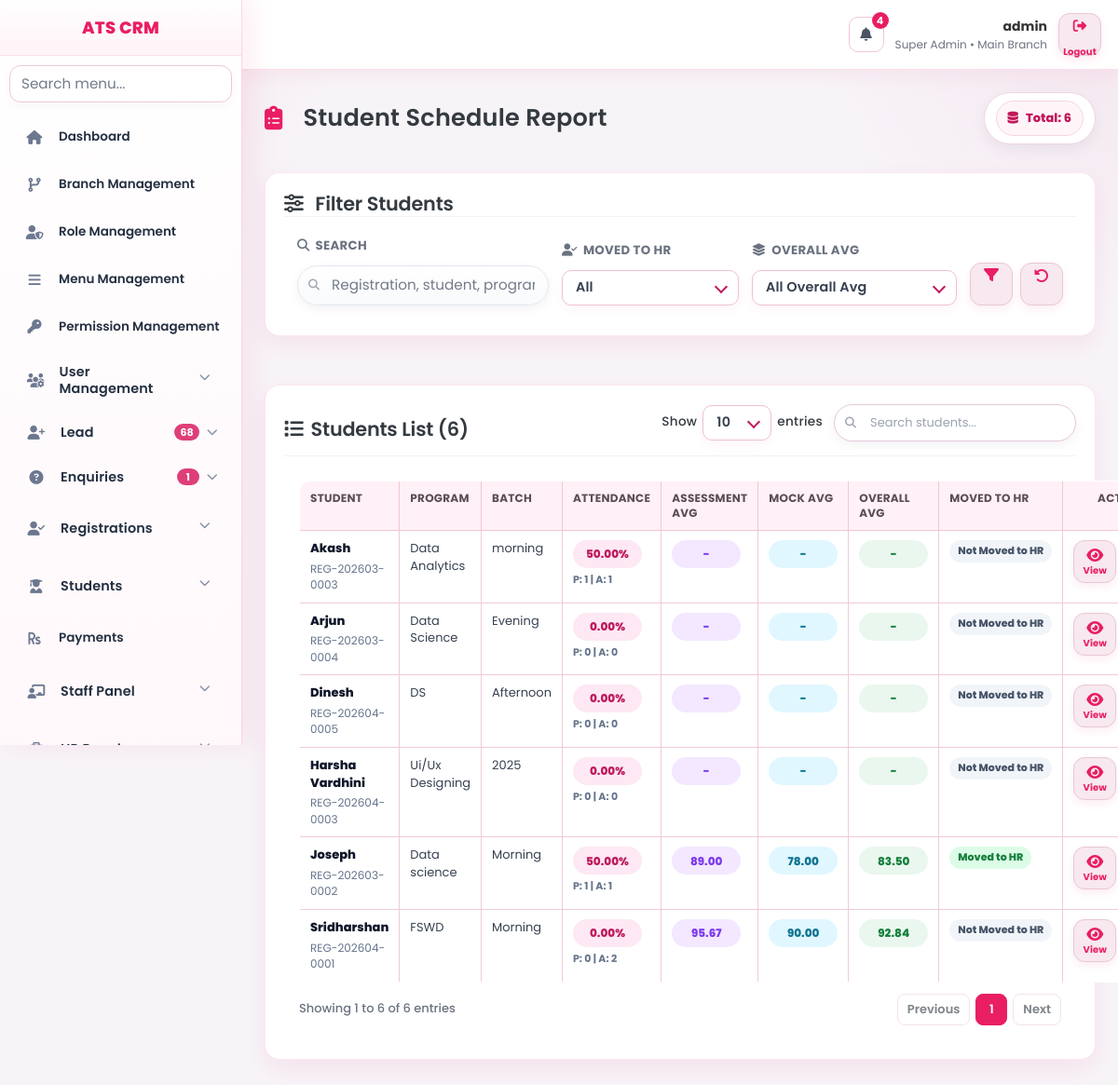
Page /index.php?page=reports/student_schedule (signed in) on the committed database.
### tables this page shows
CREATE TABLE `menus` (
  `id` int(11) NOT NULL AUTO_INCREMENT,
  `menu_name` varchar(150) NOT NULL,
  `menu_slug` varchar(150) NOT NULL,
  `parent_id` int(11) DEFAULT NULL,
  `icon` varchar(100) DEFAULT NULL,
  `sort_order` int(11) DEFAULT 0,
  `status` tinyint(1) DEFAULT 1,
  `created_at` datetime DEFAULT current_timestamp(),
  `updated_at` datetime DEFAULT current_timestamp() ON UPDATE current_timestamp(),
  PRIMARY KEY (`id`)
);

CREATE TABLE `registrations` (
  `id` int(11) NOT NULL AUTO_INCREMENT,
  `registration_no` varchar(50) DEFAULT NULL,
  `enquiry_id` int(11) DEFAULT NULL,
  `branch_id` int(11) NOT NULL,
  `reg_type` enum('course','internship','workshop') NOT NULL,
  `source_type` enum('lead','direct','walkin','reference','online','other') DEFAULT 'direct',
  `joined_on` date DEFAULT NULL,
  `enquiry_snapshot_name` varchar(150) DEFAULT NULL,
  `enquiry_snapshot_phone` varchar(20) DEFAULT NULL,
  `enquiry_snapshot_email` varchar(150) DEFAULT NULL,
  `program_name` varchar(150) DEFAULT NULL,
  `batch_name` varchar(150) DEFAULT NULL,
  `internship_days` int(11) DEFAULT NULL,
  `internship_batch` varchar(100) DEFAULT NULL,
  `internship_start_date` date DEFAULT NULL,
  `internship_end_date` date DEFAULT NULL,
  `internship_completion_status` enum('pending','in_progress','completed') NOT NULL DEFAULT 'pending',
  `internship_certificate_status` enum('not_given','given') NOT NULL DEFAULT 'not_given',
  `internship_certificate_issued_at` datetime DEFAULT NULL,
  `internship_report_status` enum('not_provided','provided') NOT NULL DEFAULT 'not_provided',
  `internship_report_issued_at` datetime DEFAULT NULL,
  `internship_report_due_days` int(11) DEFAULT NULL,
  `total_fee` decimal(10,2) NOT NULL DEFAULT 0.00,
  `discount_amount` decimal(10,2) NOT NULL DEFAULT 0.00,
  `final_fee` decimal(10,2) NOT NULL DEFAULT 0.00,
  `paid_amount` decimal(10,2) NOT NULL DEFAULT 0.00,
  `balance_amount` decimal(10,2) NOT NULL DEFAULT 0.00,
  `payment_status` enum('unpaid','partial','paid') NOT NULL DEFAULT 'unpaid',
  `notes` text DEFAULT NULL,
  `registration_status` enum('draft','active','completed','cancelled') NOT NULL DEFAULT 'draft',
  `assigned_to` int(11) DEFAULT NULL,
  `created_by` int(11) NOT NULL,
  `created_at` datetime NOT NULL,
  `updated_at` datetime NOT NULL,
  PRIMARY KEY (`id`),
  UNIQUE KEY `uk_registration_no` (`registration_no`),
  KEY `enquiry_id` (`enquiry_id`),
  KEY `branch_id` (`branch_id`),
  KEY `assigned_to` (`assigned_to`),
  KEY `status` (`registration_status`),
  KEY `idx_enquiry_id` (`enquiry_id`),
  KEY `idx_branch_id` (`branch_id`),
  KEY `idx_reg_type` (`reg_type`),
  KEY `idx_assigned_to` (`assigned_to`),
  KEY `idx_registration_status` (`registration_status`),
  CONSTRAINT `fk_reg_enquiry` FOREIGN KEY (`enquiry_id`) REFERENCES `enquiries` (`id`) ON DELETE CASCADE
);

### views/reports/student_schedule.php (the view, shortened to what the rows shown need)
<?php
require_once __DIR__ . '/_student_report_helpers.php';
$hrWorkflowTableReady = false;
try {
    $stHr = $pdo->query("SHOW TABLES LIKE 'student_hr_interviews'");
    $hrWorkflowTableReady = (bool) $stHr->fetchColumn();
} catch (Exception $e) {
    $hrWorkflowTableReady = false;
}
$params = [];
$where = [
    "r.reg_type = 'course'",
    "r.registration_status IN ('active','completed')",
];
$hrSelect = $hrWorkflowTableReady ? "shi.sent_to_hr_at, shi.interview_status," : "NULL AS sent_to_hr_at, NULL AS interview_status,";
$hrJoin = $hrWorkflowTableReady ? "LEFT JOIN student_hr_interviews shi ON shi.registration_id = r.id" : "";
$st = $pdo->prepare("
    SELECT
        r.id,
        r.registration_no,
        r.enquiry_snapshot_name,
        r.program_name,
        r.batch_name,
        {$hrSelect}
        COALESCE(att.present_days, 0) AS present_days,
        COALESCE(att.absent_days, 0) AS absent_days,
        CASE
            WHEN COALESCE(att.marked_days, 0) > 0
                THEN ROUND((COALESCE(att.present_days, 0) / att.marked_days) * 100, 2)
            ELSE 0
        END AS attendance_percent,
        a.average_marks AS assessment_avg,
        mi.mock_average AS mock_avg,
        CASE
            WHEN a.average_marks IS NULL AND mi.mock_average IS NULL THEN NULL
            WHEN a.average_marks IS NULL THEN mi.mock_average
            WHEN mi.mock_average IS NULL THEN a.average_marks
            ELSE ROUND((a.average_marks + mi.mock_average) / 2, 2)
        END AS overall_avg
    FROM registrations r
    LEFT JOIN registration_courses rc ON rc.registration_id = r.id
    {$hrJoin}
    LEFT JOIN (
        SELECT
            registration_id,
            SUM(CASE WHEN status = 'Present' THEN 1 ELSE 0 END) AS present_days,
            SUM(CASE WHEN status = 'Absent' THEN 1 ELSE 0 END) AS absent_days,
            SUM(CASE WHEN status IN ('Present', 'Absent') THEN 1 ELSE 0 END) AS marked_days
        FROM attendance
        GROUP BY registration_id
    ) att ON att.registration_id = r.id
    LEFT JOIN assessment a ON a.registration_id = r.id
    LEFT JOIN mock_interviews mi ON mi.registration_id = r.id
    WHERE " . implode(' AND ', $where) . "
    ORDER BY r.enquiry_snapshot_name ASC, r.id DESC
");
$st->execute($params);
$students = $st->fetchAll(PDO::FETCH_ASSOC) ?: [];
?>
<div class="payments-dashboard ssr-dashboard">
    <div class="dashboard-header">
        <h2><i class="fas fa-clipboard-list" style="margin-right:12px; color:#e91e63;"></i>Student Schedule Report</h2>
    </div>
    <div class="card" style="margin-top:16px;">
        <div class="ssr-wrap">
            <table id="studentScheduleTable" class="table ssr-table display" style="width:100%;">
                <thead>
                    <tr>
                        <th>Student</th>
                        <th>Program</th>
                        <th>Batch</th>
                        <th>Attendance</th>
                        <th>Assessment Avg</th>
                        <th>Mock Avg</th>
                        <th>Overall Avg</th>
                        <th>Moved to HR</th>
                        <th class="text-center">Action</th>
                    </tr>
                </thead>
                <tbody>
                    <?php foreach ($students as $row): ?>
                        <?php
                        $assessmentAvg = isset($row['assessment_avg']) && $row['assessment_avg'] !== null ? number_format((float) $row['assessment_avg'], 2) : '-';
                        $mockAvg = isset($row['mock_avg']) && $row['mock_avg'] !== null ? number_format((float) $row['mock_avg'], 2) : '-';
                        $overallAvg = isset($row['overall_avg']) && $row['overall_avg'] !== null ? number_format((float) $row['overall_avg'], 2) : '-';
                        $sentToHr = !empty($row['sent_to_hr_at']);
                        ?>
                        <tr>
                            <td>
                                <div class="ssr-student-primary"><?= studentReportH($row['enquiry_snapshot_name'] ?: '-') ?></div>
                                <div class="ssr-student-sub"><?= studentReportH($row['registration_no'] ?: ('REG-' . $row['id'])) ?></div>
                            </td>
                            <td><?= studentReportH($row['program_name'] ?: '-') ?></td>
                            <td><?= studentReportH($row['batch_name'] ?: '-') ?></td>
                            <td>
                                <div class="ssr-attendance-wrap">
                                    <span class="ssr-chip ssr-chip-pink"><?= studentReportH(number_format((float) ($row['attendance_percent'] ?? 0), 2)) ?>%</span>
                                    <div class="ssr-attendance-sub">P: <?= (int) ($row['present_days'] ?? 0) ?> | A: <?= (int) ($row['absent_days'] ?? 0) ?></div>
                                </div>
                            </td>
                            <td><span class="ssr-chip ssr-chip-violet"><?= studentReportH($assessmentAvg) ?></span></td>
                            <td><span class="ssr-chip ssr-chip-cyan"><?= studentReportH($mockAvg) ?></span></td>
                            <td><span class="ssr-chip ssr-chip-green"><?= studentReportH($overallAvg) ?></span></td>
                            <td>
                                <span class="ssr-mini-chip <?= $sentToHr ? 'ssr-mini-chip-success' : 'ssr-mini-chip-muted' ?>">
                                    <?= $sentToHr ? 'Moved to HR' : 'Not Moved to HR' ?>
                                </span>
                            </td>
                            <td class="text-center">
                                <div class="ssr-action-group">
                                    <a
                                        href="index.php?page=reports/student_profile&id=<?= (int) $row['id'] ?>"
                                        class="ssr-action-btn ssr-action-view"
                                        data-mobile-label="View"
                                        data-modern-tooltip="View Full Details"
                                        aria-label="View Full Details">
                                        <i class="fas fa-eye"></i>
                                    </a>
                                </div>
                            </td>
                        </tr>
                    <?php endforeach; ?>
                </tbody>
            </table>
        </div>
    </div>
</div>

### views/layout/sidebar.php (shortened to what the rows shown need)
<?php
$role_id     = $_SESSION['role_id'] ?? 0;
$currentPage = $_GET['page'] ?? '';
$sessionUserId = (int)($_SESSION['user_id'] ?? 0);
$sessionBranchId = (int)($_SESSION['branch_id'] ?? 0);
$stmt = $pdo->prepare("
    SELECT m.*
    FROM menus m
    INNER JOIN role_permissions rp
        ON rp.menu_id = m.id
    WHERE rp.role_id = :role_id
      AND rp.can_view = 1
      AND m.status = 1
    ORDER BY m.parent_id ASC, m.sort_order ASC
");
$stmt->execute([
    'role_id' => $role_id
]);
$menus = $stmt->fetchAll(PDO::FETCH_ASSOC);
$menus = array_values(array_filter($menus, function($m) {
    $slug = $m['menu_slug'] ?? '';
    return !(
        strpos($slug, 'dashboard/') === 0
        || $slug === 'dashboard'
        || $slug === 'system/demo_reset'
    );
}));
$menuTree = [];
foreach ($menus as $menu) {
    if ($menu['parent_id'] === NULL) {
        $menuTree[$menu['id']] = $menu;
        $menuTree[$menu['id']]['children'] = [];
    }
}
foreach ($menus as $menu) {
    if ($menu['parent_id'] !== NULL && isset($menuTree[$menu['parent_id']])) {
        $menuTree[$menu['parent_id']]['children'][] = $menu;
    }
}
function isParentOpen($parent, $currentPage) {
    if (!isset($parent['children']) || empty($parent['children'])) return false;
    foreach ($parent['children'] as $child) {
        if ($currentPage === $child['menu_slug']) return true;
    }
    return false;
}
$sidebarBadges = [
    'lead' => 0,
    'enquiries' => 0,
    'enquiries/followups' => 0,
];
try {
    $sidebarBadgeCacheKey = 'sidebar_badges_' . $sessionUserId;
    $cachedSidebarBadges = $_SESSION[$sidebarBadgeCacheKey] ?? null;
    $useBadgeCache = is_array($cachedSidebarBadges)
        && isset($cachedSidebarBadges['ts'], $cachedSidebarBadges['values'])
        && (time() - (int)$cachedSidebarBadges['ts']) <= 30
        && (int)($cachedSidebarBadges['role_id'] ?? 0) === (int)$role_id
        && (int)($cachedSidebarBadges['branch_id'] ?? 0) === (int)$sessionBranchId;
    if ($useBadgeCache) {
        $vals = (array)$cachedSidebarBadges['values'];
        foreach ($sidebarBadges as $k => $v) {
            if (isset($vals[$k])) $sidebarBadges[$k] = max(0, (int)$vals[$k]);
        }
    } else {
        $leadSql = "SELECT COUNT(*) FROM leads l WHERE l.status NOT IN ('converted','closed')";
        $leadParams = [];
        $stLead = $pdo->prepare($leadSql);
        $stLead->execute($leadParams);
        $sidebarBadges['lead'] = (int)($stLead->fetchColumn() ?: 0);
        $enqSql = "SELECT COUNT(*) FROM enquiries e WHERE e.status IN ('new','followup')";
        $enqParams = [];
        $stEnq = $pdo->prepare($enqSql);
        $stEnq->execute($enqParams);
        $sidebarBadges['enquiries'] = (int)($stEnq->fetchColumn() ?: 0);
        $fuSql = "
            SELECT COUNT(*)
            FROM enquiry_followups f
            INNER JOIN enquiries e ON e.id = f.enquiry_id
            WHERE LOWER(TRIM(COALESCE(f.status,'pending'))) = 'pending'
        ";
        $fuParams = [];
        $stFu = $pdo->prepare($fuSql);
        $stFu->execute($fuParams);
        $sidebarBadges['enquiries/followups'] = (int)($stFu->fetchColumn() ?: 0);
    }
} catch (Throwable $e) {
}
if (!function_exists('sidebarBadgeText')) {
    function sidebarBadgeText($count): string {
        $c = max(0, (int)$count);
        return $c > 99 ? '99+' : (string)$c;
    }
}
?>
<div class="sidebar" id="crmSidebar">
    <ul class="menu-list">
        <?php foreach ($menuTree as $parent): ?>
            <?php
                $hasChildren  = !empty($parent['children']);
                $parentOpen   = isParentOpen($parent, $currentPage);
                $parentActive = ($currentPage === $parent['menu_slug']) || $parentOpen;
            ?>
            <li class="<?= $parentActive ? 'active' : '' ?> <?= $hasChildren ? 'has-children' : '' ?> <?= $parentOpen ? 'open' : '' ?>"<?= $hasChildren ? ' data-initial-open="' . ($parentOpen ? '1' : '0') . '"' : '' ?>>
                <?php if ($hasChildren): ?>
                    <?php $submenuId = 'submenu-' . (int)$parent['id']; ?>
                    <button
                        type="button"
                        class="menu-toggle"
                        data-menu-id="<?= (int)$parent['id'] ?>"
                        data-tooltip="<?= htmlspecialchars($parent['menu_name']) ?>"
                        aria-expanded="<?= $parentOpen ? 'true' : 'false' ?>"
                        aria-controls="<?= htmlspecialchars($submenuId) ?>"
                    >
                        <i class="<?= htmlspecialchars($parent['icon'] ?: 'fas fa-circle') ?>"></i>
                        <span class="menu-label"><?= htmlspecialchars($parent['menu_name']) ?></span>
                        <?php
                            $parentSlug = strtolower(trim((string)($parent['menu_slug'] ?? '')));
                            $parentName = strtolower(trim((string)($parent['menu_name'] ?? '')));
                            $parentBadgeCount = 0;
                            if ($parentSlug === 'lead' || strpos($parentName, 'lead') !== false) {
                                $parentBadgeCount = (int)($sidebarBadges['lead'] ?? 0);
                            } elseif ($parentSlug === 'enquiries' || strpos($parentName, 'enquir') !== false) {
                                $parentBadgeCount = (int)($sidebarBadges['enquiries'] ?? 0);
                            }
                        ?>
                        <?php if ($parentBadgeCount > 0): ?>
                            <span class="menu-tail">
                                <span class="menu-badge" data-modern-tooltip="Open <?= htmlspecialchars($parent['menu_name']) ?>: <?= (int)$parentBadgeCount ?>">
                                    <?= htmlspecialchars(sidebarBadgeText($parentBadgeCount)) ?>
                                </span>
                                <i class="fas fa-chevron-down caret"></i>
                            </span>
                        <?php else: ?>
                            <span class="menu-tail">
                                <i class="fas fa-chevron-down caret"></i>
                            </span>
                        <?php endif; ?>
                    </button>
                <?php else: ?>
                    <a href="index.php?page=<?= htmlspecialchars($parent['menu_slug']) ?>" data-tooltip="<?= htmlspecialchars($parent['menu_name']) ?>">
                        <i class="<?= htmlspecialchars($parent['icon'] ?: 'fas fa-circle') ?>"></i>
                        <span class="menu-label"><?= htmlspecialchars($parent['menu_name']) ?></span>
                    </a>
                <?php endif; ?>
            </li>
        <?php endforeach; ?>
    </ul>
</div>

### rows in the picture
menus: menu_name "Branch Management"
menus: menu_name "Role Management"
menus: menu_name "Menu Management"
menus: menu_name "Permission Management"
menus: menu_name "User Management"
menus: menu_name "Lead", parentBadgeCount "68"
menus: menu_name "Enquiries", parentBadgeCount "1"
menus: menu_name "Registrations"
menus: menu_name "Students"
menus: menu_name "Payments"
menus: menu_name "Staff Panel"
registrations: enquiry_snapshot_name "Akash", registration_no "REG-202603-0003", program_name "Data Analytics", batch_name "morning", attendance_percent "50.00", present_days "1", absent_days "1", assessmentAvg "-", mockAvg "-", overallAvg "-", shows "Not Moved to HR"
registrations: enquiry_snapshot_name "Arjun", registration_no "REG-202603-0004", program_name "Data Science", batch_name "Evening", attendance_percent "0.00", present_days "0", absent_days "0", assessmentAvg "-", mockAvg "-", overallAvg "-", shows "Not Moved to HR"
registrations: enquiry_snapshot_name "Dinesh", registration_no "REG-202604-0005", program_name "DS", batch_name "Afternoon", attendance_percent "0.00", present_days "0", absent_days "0", assessmentAvg "-", mockAvg "-", overallAvg "-", shows "Not Moved to HR"
registrations: enquiry_snapshot_name "Harsha Vardhini", registration_no "REG-202604-0003", program_name "Ui/Ux Designing", batch_name "2025", attendance_percent "0.00", present_days "0", absent_days "0", assessmentAvg "-", mockAvg "-", overallAvg "-", shows "Not Moved to HR"
registrations: enquiry_snapshot_name "Joseph", registration_no "REG-202603-0002", program_name "Data science", batch_name "Morning", attendance_percent "50.00", present_days "1", absent_days "1", assessmentAvg "89.00", mockAvg "78.00", overallAvg "83.50", shows "Moved to HR"
registrations: enquiry_snapshot_name "Sridharshan", registration_no "REG-202604-0001", program_name "FSWD", batch_name "Morning", attendance_percent "0.00", present_days "0", absent_days "2", assessmentAvg "95.67", mockAvg "90.00", overallAvg "92.84", shows "Not Moved to HR"

### other values in the picture
$topNotificationCount "4"
$user_name "admin"
$user_role "Super Admin"
$branch_name "Main Branch"
APP_NAME "ATS CRM"
count($students) "6"
